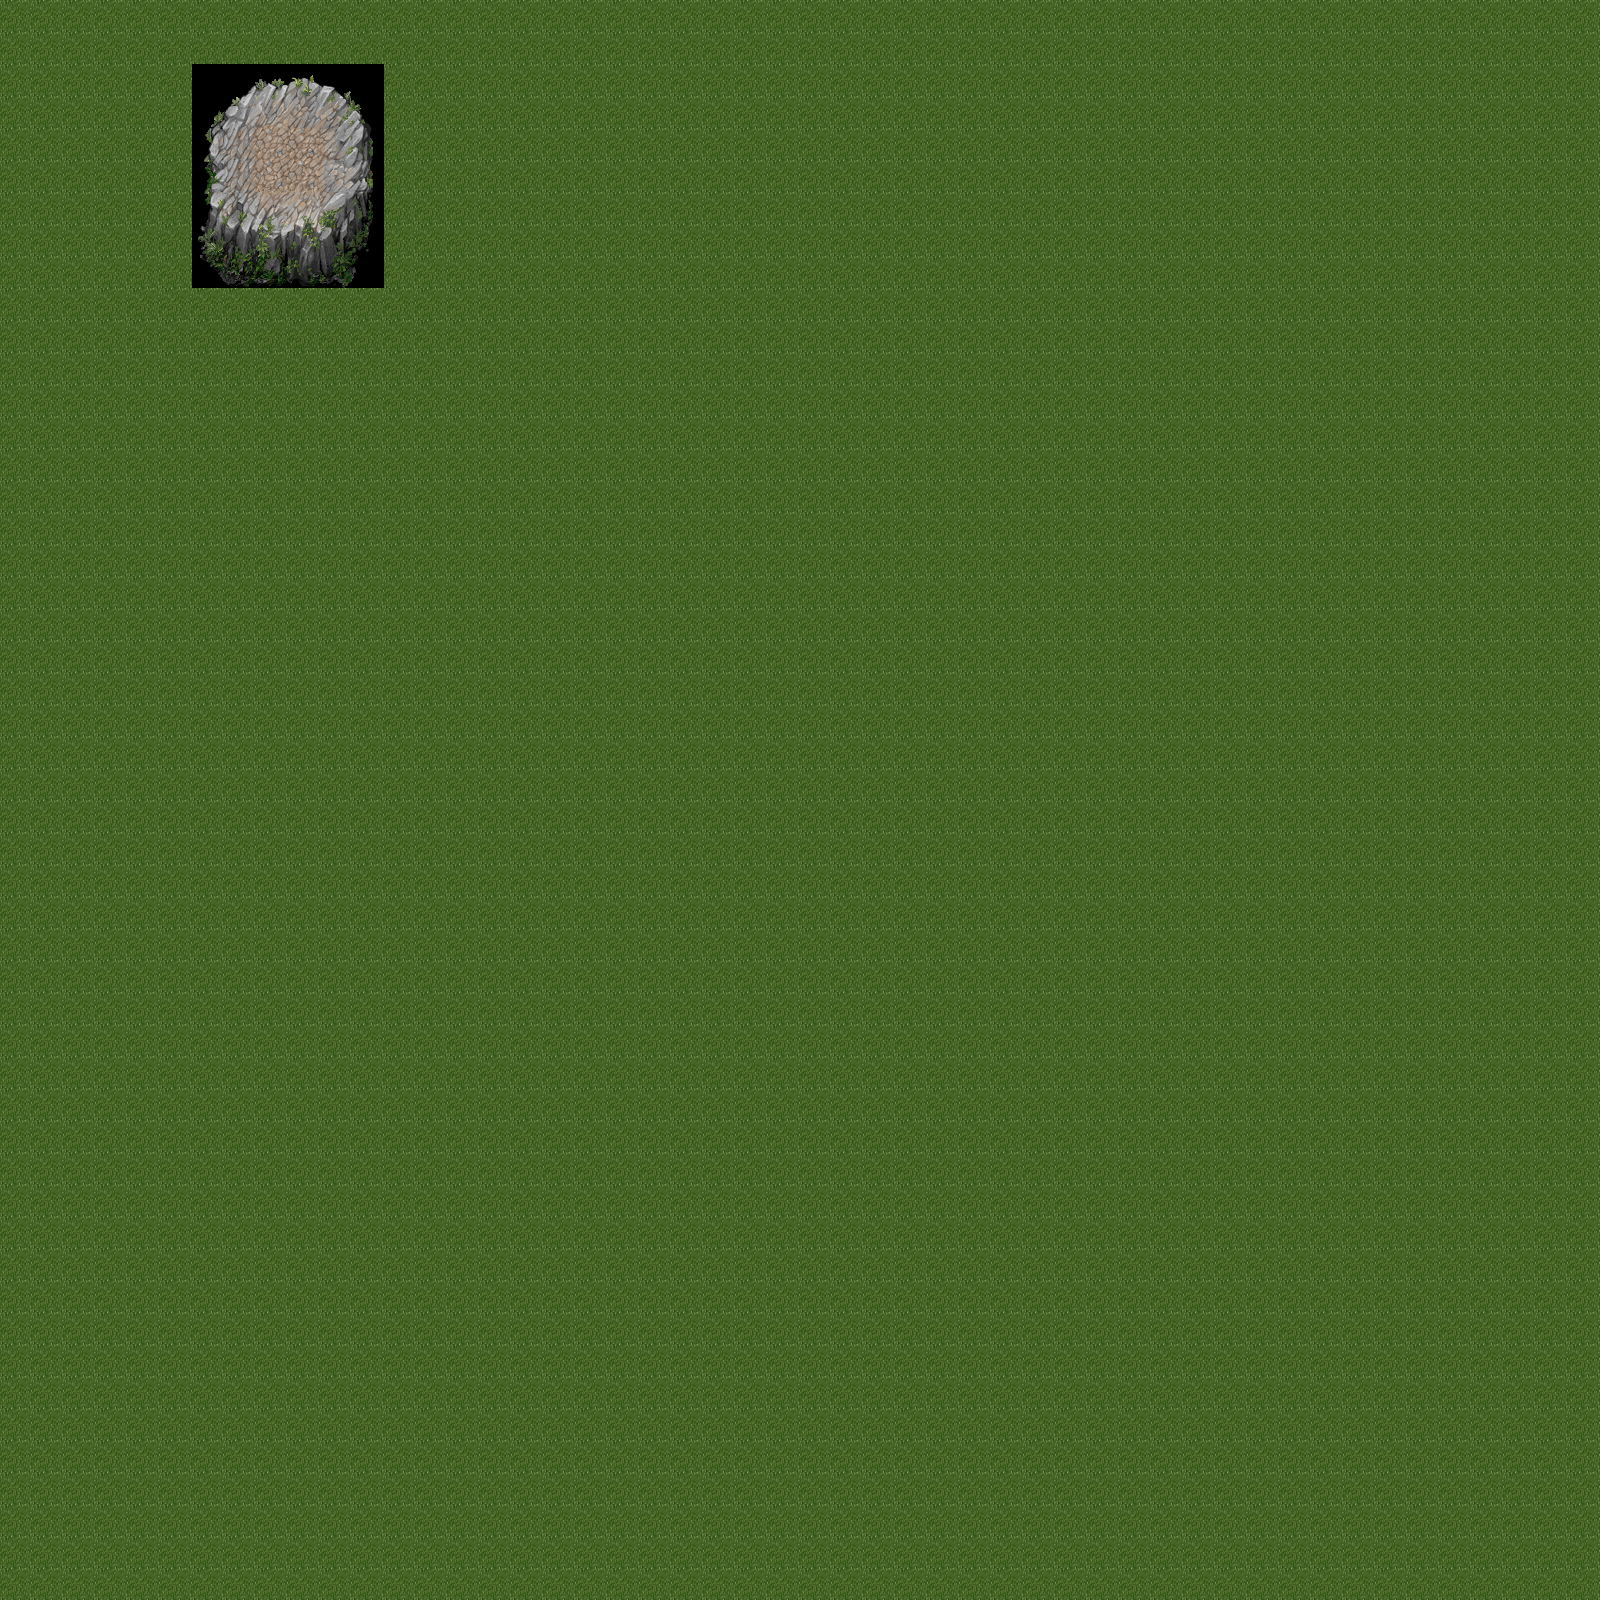

A level layout from a 2D game, rendered from its tile map. Below: a short description, then the map file with tile-grid data replaced by summaries:
An orthogonal 50x50 tile map with 32x32 px tiles, 1 tile layer (trees-cliffs), 2 tilesets.

<map version="1.0" orientation="orthogonal" renderorder="right-up" width="50" height="50" tilewidth="32" tileheight="32" nextobjectid="1">
 <tileset firstgid="1" name="roads-grass" tilewidth="32" tileheight="32" spacing="32" margin="32" tilecount="35" columns="5">
  <image source="roads-grass-32.png" width="352" height="480" />
 </tileset>
 <tileset firstgid="36" name="mountain-landscape" tilewidth="32" tileheight="32" tilecount="256" columns="16">
  <image source="mountain-landscape.png" trans="000000" width="512" height="512" />
 </tileset>
 <layer name="trees-cliffs" width="50" height="50">
  <data>[2500 cells, 2500 non-empty, 43 distinct tile ids]</data>
 </layer>
</map>
